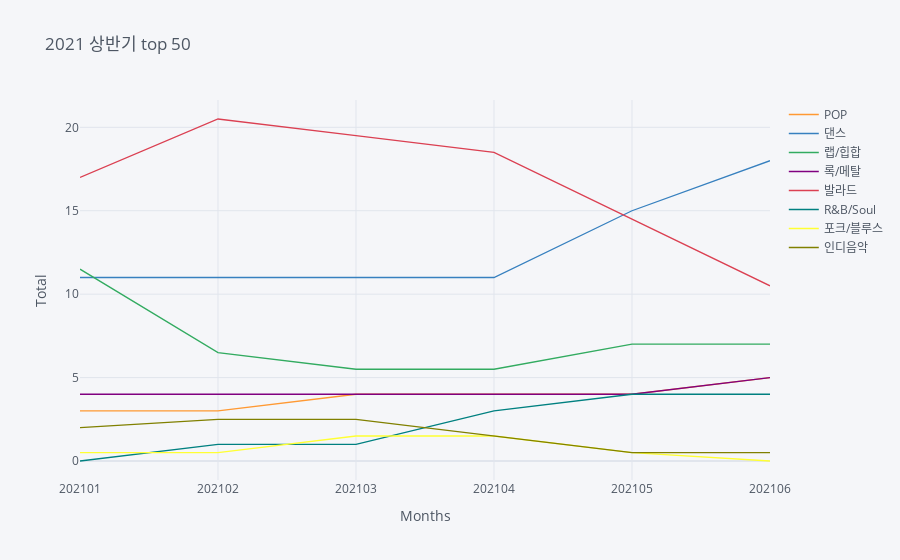

Here is the notebook cell this chart was saved with:
### Code cell
music2021.iplot(kind='line',title='2021 상반기 top 50',xTitle='Months',yTitle='Total')

### Figure 1 — Plotly figure (JSON) as saved in the notebook; plotly's stock layout.template omitted (floating-point values rounded to 4 significant figures)
{"data": [{"line": {"color": "rgba(255, 153, 51, 1.0)", "dash": "solid", "shape": "linear", "width": 1.3}, "mode": "lines", "name": "POP", "text": "", "type": "scatter", "x": ["202101", "202102", "202103", "202104", "202105", "202106"], "y": [3, 3, 4, 4, 4, 5]}, {"line": {"color": "rgba(55, 128, 191, 1.0)", "dash": "solid", "shape": "linear", "width": 1.3}, "mode": "lines", "name": "댄스", "text": "", "type": "scatter", "x": ["202101", "202102", "202103", "202104", "202105", "202106"], "y": [11, 11, 11, 11, 15, 18]}, {"line": {"color": "rgba(50, 171, 96, 1.0)", "dash": "solid", "shape": "linear", "width": 1.3}, "mode": "lines", "name": "랩/힙합", "text": "", "type": "scatter", "x": ["202101", "202102", "202103", "202104", "202105", "202106"], "y": [11.5, 6.5, 5.5, 5.5, 7, 7]}, {"line": {"color": "rgba(128, 0, 128, 1.0)", "dash": "solid", "shape": "linear", "width": 1.3}, "mode": "lines", "name": "록/메탈", "text": "", "type": "scatter", "x": ["202101", "202102", "202103", "202104", "202105", "202106"], "y": [4, 4, 4, 4, 4, 5]}, {"line": {"color": "rgba(219, 64, 82, 1.0)", "dash": "solid", "shape": "linear", "width": 1.3}, "mode": "lines", "name": "발라드", "text": "", "type": "scatter", "x": ["202101", "202102", "202103", "202104", "202105", "202106"], "y": [17, 20.5, 19.5, 18.5, 14.5, 10.5]}, {"line": {"color": "rgba(0, 128, 128, 1.0)", "dash": "solid", "shape": "linear", "width": 1.3}, "mode": "lines", "name": "R&B/Soul", "text": "", "type": "scatter", "x": ["202101", "202102", "202103", "202104", "202105", "202106"], "y": [0, 1, 1, 3, 4, 4]}, {"line": {"color": "rgba(255, 255, 51, 1.0)", "dash": "solid", "shape": "linear", "width": 1.3}, "mode": "lines", "name": "포크/블루스", "text": "", "type": "scatter", "x": ["202101", "202102", "202103", "202104", "202105", "202106"], "y": [0.5, 0.5, 1.5, 1.5, 0.5, 0]}, {"line": {"color": "rgba(128, 128, 0, 1.0)", "dash": "solid", "shape": "linear", "width": 1.3}, "mode": "lines", "name": "인디음악", "text": "", "type": "scatter", "x": ["202101", "202102", "202103", "202104", "202105", "202106"], "y": [2, 2.5, 2.5, 1.5, 0.5, 0.5]}], "layout": {"legend": {"bgcolor": "#F5F6F9", "font": {"color": "#4D5663"}}, "paper_bgcolor": "#F5F6F9", "plot_bgcolor": "#F5F6F9", "title": {"font": {"color": "#4D5663"}, "text": "2021 상반기 top 50"}, "xaxis": {"gridcolor": "#E1E5ED", "showgrid": true, "tickfont": {"color": "#4D5663"}, "title": {"font": {"color": "#4D5663"}, "text": "Months"}, "zerolinecolor": "#E1E5ED"}, "yaxis": {"gridcolor": "#E1E5ED", "showgrid": true, "tickfont": {"color": "#4D5663"}, "title": {"font": {"color": "#4D5663"}, "text": "Total"}, "zerolinecolor": "#E1E5ED"}}}
